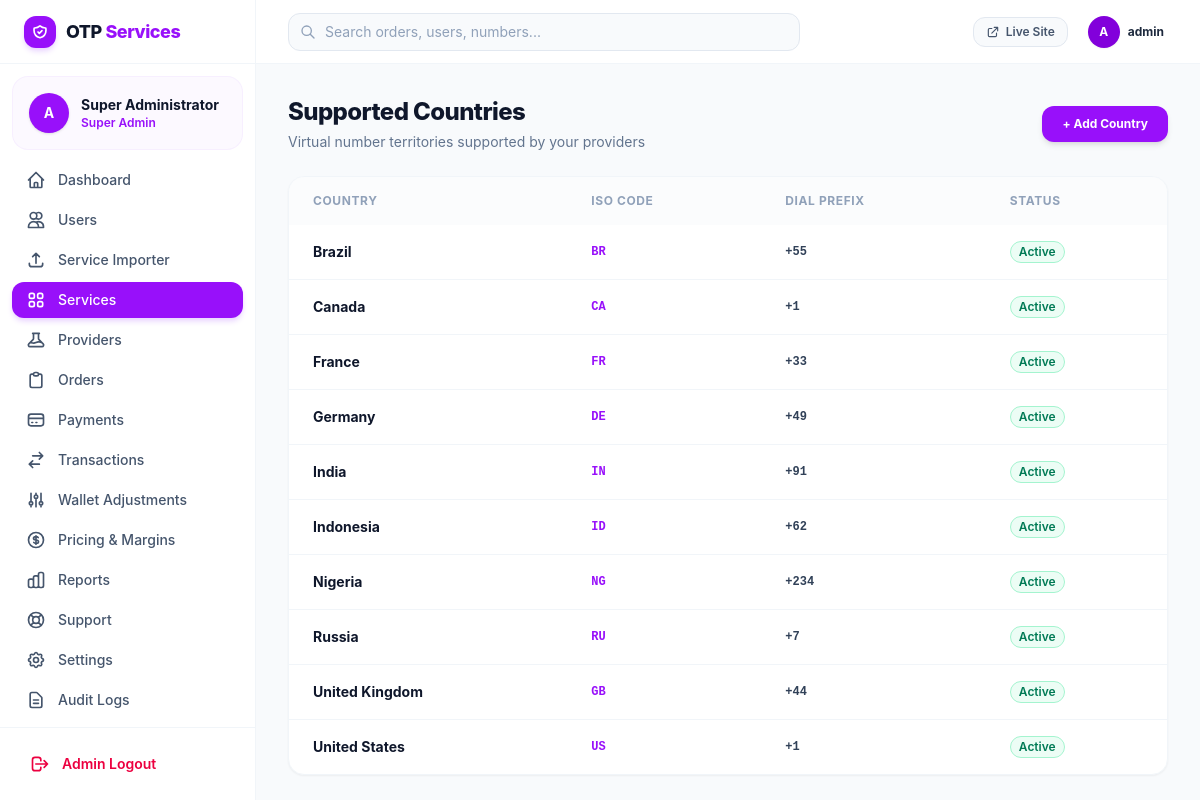
The app's page /admin/countries.php (signed in) with its own data.
### tables this page shows
CREATE TABLE `countries` (
  `id` INT AUTO_INCREMENT PRIMARY KEY,
  `code` VARCHAR(10) NOT NULL UNIQUE,
  `name` VARCHAR(100) NOT NULL,
  `dial_code` VARCHAR(10) NOT NULL,
  `flag_emoji` VARCHAR(20) DEFAULT '',
  `is_active` TINYINT(1) DEFAULT 1,
  INDEX `idx_countries_code` (`code`)
);

### includes/session.php (called while the page is built, shortened)
<?php
function current_admin_id(): ?int {
    return $_SESSION['admin_id'] ?? null;
}
function get_current_admin_data(): ?array {
    $aid = current_admin_id();
    $db = get_db();
    $stmt = $db->prepare("SELECT a.*, r.name as role_name, r.slug as role_slug FROM admins a LEFT JOIN roles r ON r.id = a.role_id WHERE a.id = ? LIMIT 1");
    $stmt->execute([$aid]);
    return $stmt->fetch() ?: null;
}

### admin/includes/auth.php (called while the page is built, shortened)
<?php
require_once __DIR__ . '/../../includes/functions.php';
require_once __DIR__ . '/../../includes/session.php';
$currentAdmin = get_current_admin_data();

### includes/functions.php (called while the page is built, shortened)
<?php
function e(?string $string): string {
    return htmlspecialchars($string ?? '', ENT_QUOTES, 'UTF-8');
}

### admin/countries.php (the view, shortened to what this page needs)
<?php
require_once __DIR__ . '/includes/header.php';
require_once __DIR__ . '/includes/sidebar.php';
$db = get_db();
$countries = $db->query("SELECT * FROM countries ORDER BY name ASC")->fetchAll();
?>
<div class="flex-1 flex flex-col min-w-0 overflow-hidden">
    <?php require_once __DIR__ . '/includes/navbar.php'; ?>
    <main class="flex-1 overflow-y-auto p-4 sm:p-8 bg-slate-50/60" x-data="{ newModal: false }">
        <div class="max-w-5xl mx-auto space-y-6">
            <div class="flex items-center justify-between">
                <div class="space-y-1">
                    <h1 class="text-2xl font-extrabold text-slate-900 tracking-tight">Supported Countries</h1>
                    <p class="text-sm text-slate-500">Virtual number territories supported by your providers</p>
                </div>
                <button type="button" @click="newModal = true" class="px-5 py-2.5 rounded-xl bg-purple-600 text-white font-bold text-xs hover:bg-purple-700 shadow-md">
                    + Add Country
                </button>
            </div>
            <div class="bg-white rounded-2xl border border-slate-100 shadow-xs overflow-hidden">
                <table class="w-full text-left text-sm text-slate-600">
                    <thead class="bg-slate-50/60 text-xs uppercase font-semibold text-slate-400 tracking-wider">
                        <tr>
                            <th class="px-6 py-4">Country</th>
                            <th class="px-6 py-4">ISO Code</th>
                            <th class="px-6 py-4">Dial Prefix</th>
                            <th class="px-6 py-4">Status</th>
                        </tr>
                    </thead>
                    <tbody class="divide-y divide-slate-100">
                        <?php foreach ($countries as $c): ?>
                            <tr class="hover:bg-slate-50/80 transition-colors">
                                <td class="px-6 py-4 font-bold text-slate-900"><?= e($c['name']) ?></td>
                                <td class="px-6 py-4 font-mono text-xs font-bold text-purple-600"><?= e($c['code']) ?></td>
                                <td class="px-6 py-4 font-mono text-xs font-semibold text-slate-700"><?= e($c['dial_code']) ?></td>
                                <td class="px-6 py-4">
                                    <span class="inline-flex items-center px-2 py-0.5 rounded-full text-xs font-semibold bg-emerald-50 text-emerald-700 border border-emerald-200">Active</span>
                                </td>
                            </tr>
                        <?php endforeach; ?>
                    </tbody>
                </table>
            </div>
        </div>
    </main>
</div>
<?php require_once __DIR__ . '/includes/footer.php'; ?>

### admin/includes/sidebar.php (shortened to what this page needs)
<?php
$currentScript = basename($_SERVER['PHP_SELF']);
?>
<aside :class="sidebarOpen ? 'translate-x-0' : '-translate-x-full'" class="fixed inset-y-0 left-0 z-50 w-64 bg-white border-r border-slate-100 flex flex-col justify-between transition-transform duration-200 ease-in-out md:static md:translate-x-0 shrink-0">
    <div class="overflow-y-auto">
        <div class="h-16 flex items-center px-6 border-b border-slate-100">
            <a href="/admin/dashboard.php" class="flex items-center gap-2.5">
                <div class="w-8 h-8 rounded-xl bg-purple-600 flex items-center justify-center text-white shadow-md shadow-purple-200">
                </div>
                <span class="font-extrabold text-lg tracking-tight text-slate-900">OTP <span class="text-purple-600">Services</span></span>
            </a>
        </div>
        <div class="p-4 mx-3 my-3 bg-purple-50/60 rounded-2xl flex items-center gap-3 border border-purple-100/60">
            <div class="w-10 h-10 rounded-full bg-purple-600 text-white font-bold flex items-center justify-center text-sm shadow-sm">
                A
            </div>
            <div class="overflow-hidden">
                <div class="text-sm font-bold text-slate-900 truncate"><?= e($currentAdmin['name']) ?></div>
                <div class="text-xs text-purple-600 font-semibold">Super Admin</div>
            </div>
        </div>
        <nav class="px-3 space-y-1 text-sm font-medium pb-6">
            <a href="/admin/dashboard.php" class="flex items-center gap-3 px-3.5 py-2 rounded-xl transition-colors <?= in_array($currentScript, ['dashboard.php', 'index.php']) ? 'bg-purple-600 text-white shadow-md shadow-purple-200' : 'text-slate-600 hover:bg-slate-50 hover:text-slate-900' ?>">
                <svg class="w-5 h-5 shrink-0" fill="none" viewBox="0 0 24 24" stroke="currentColor"><path stroke-linecap="round" stroke-linejoin="round" stroke-width="2" d="M3 12l2-2m0 0l7-7 7 7M5 10v10a1 1 0 001 1h3m10-11l2 2m-2-2v10a1 1 0 01-1 1h-3m-6 0a1 1 0 001-1v-4a1 1 0 011-1h2a1 1 0 011 1v4a1 1 0 001 1m-6 0h6"/></svg>
                <span>Dashboard</span>
            </a>
            <a href="/admin/users.php" class="flex items-center gap-3 px-3.5 py-2 rounded-xl transition-colors <?= in_array($currentScript, ['users.php', 'user-details.php', 'user-edit.php', 'user-transactions.php']) ? 'bg-purple-600 text-white shadow-md shadow-purple-200' : 'text-slate-600 hover:bg-slate-50 hover:text-slate-900' ?>">
                <svg class="w-5 h-5 shrink-0" fill="none" viewBox="0 0 24 24" stroke="currentColor"><path stroke-linecap="round" stroke-linejoin="round" stroke-width="2" d="M12 4.354a4 4 0 110 5.292M15 21H3v-1a6 6 0 0112 0v1zm0 0h6v-1a6 6 0 00-9-5.197M13 7a4 4 0 11-8 0 4 4 0 018 0z"/></svg>
                <span>Users</span>
            </a>
            <a href="/admin/service-importer.php" class="flex items-center gap-3 px-3.5 py-2 rounded-xl transition-colors <?= in_array($currentScript, ['service-importer.php', 'import-history.php']) ? 'bg-purple-600 text-white shadow-md shadow-purple-200' : 'text-slate-600 hover:bg-slate-50 hover:text-slate-900' ?>">
                <svg class="w-5 h-5 shrink-0" fill="none" viewBox="0 0 24 24" stroke="currentColor"><path stroke-linecap="round" stroke-linejoin="round" stroke-width="2" d="M4 16v1a3 3 0 003 3h10a3 3 0 003-3v-1m-4-8l-4-4m0 0L8 8m4-4v12"/></svg>
                <span>Service Importer</span>
            </a>
            <a href="/admin/services.php" class="flex items-center gap-3 px-3.5 py-2 rounded-xl transition-colors <?= in_array($currentScript, ['services.php', 'service-add.php', 'service-edit.php', 'categories.php', 'countries.php']) ? 'bg-purple-600 text-white shadow-md shadow-purple-200' : 'text-slate-600 hover:bg-slate-50 hover:text-slate-900' ?>">
                <span>Services</span>
            </a>
            <a href="/admin/providers.php" class="flex items-center gap-3 px-3.5 py-2 rounded-xl transition-colors <?= in_array($currentScript, ['providers.php', 'provider-add.php', 'provider-edit.php', 'provider-test.php', 'provider-logs.php']) ? 'bg-purple-600 text-white shadow-md shadow-purple-200' : 'text-slate-600 hover:bg-slate-50 hover:text-slate-900' ?>">
                <span>Providers</span>
            </a>
            <a href="/admin/orders.php" class="flex items-center gap-3 px-3.5 py-2 rounded-xl transition-colors <?= in_array($currentScript, ['orders.php', 'order-details.php']) ? 'bg-purple-600 text-white shadow-md shadow-purple-200' : 'text-slate-600 hover:bg-slate-50 hover:text-slate-900' ?>">
                <svg class="w-5 h-5 shrink-0" fill="none" viewBox="0 0 24 24" stroke="currentColor"><path stroke-linecap="round" stroke-linejoin="round" stroke-width="2" d="M9 5H7a2 2 0 00-2 2v12a2 2 0 002 2h10a2 2 0 002-2V7a2 2 0 00-2-2h-2M9 5a2 2 0 002 2h2a2 2 0 002-2M9 5a2 2 0 012-2h2a2 2 0 012 2"/></svg>
                <span>Orders</span>
            </a>
            <a href="/admin/payments.php" class="flex items-center gap-3 px-3.5 py-2 rounded-xl transition-colors <?= in_array($currentScript, ['payments.php', 'deposit-requests.php', 'refunds.php']) ? 'bg-purple-600 text-white shadow-md shadow-purple-200' : 'text-slate-600 hover:bg-slate-50 hover:text-slate-900' ?>">
                <svg class="w-5 h-5 shrink-0" fill="none" viewBox="0 0 24 24" stroke="currentColor"><path stroke-linecap="round" stroke-linejoin="round" stroke-width="2" d="M3 10h18M7 15h1m4 0h1m-7 4h12a3 3 0 003-3V8a3 3 0 00-3-3H6a3 3 0 00-3 3v8a3 3 0 003 3z"/></svg>
                <span>Payments</span>
            </a>
            <a href="/admin/transactions.php" class="flex items-center gap-3 px-3.5 py-2 rounded-xl transition-colors <?= $currentScript === 'transactions.php' ? 'bg-purple-600 text-white shadow-md shadow-purple-200' : 'text-slate-600 hover:bg-slate-50 hover:text-slate-900' ?>">
                <svg class="w-5 h-5 shrink-0" fill="none" viewBox="0 0 24 24" stroke="currentColor"><path stroke-linecap="round" stroke-linejoin="round" stroke-width="2" d="M8 7h12m0 0l-4-4m4 4l-4 4m0 6H4m0 0l4 4m-4-4l4-4"/></svg>
                <span>Transactions</span>
            </a>
            <a href="/admin/wallet.php" class="flex items-center gap-3 px-3.5 py-2 rounded-xl transition-colors <?= $currentScript === 'wallet.php' ? 'bg-purple-600 text-white shadow-md shadow-purple-200' : 'text-slate-600 hover:bg-slate-50 hover:text-slate-900' ?>">
                <svg class="w-5 h-5 shrink-0" fill="none" viewBox="0 0 24 24" stroke="currentColor"><path stroke-linecap="round" stroke-linejoin="round" stroke-width="2" d="M12 6V4m0 2a2 2 0 100 4m0-4a2 2 0 110 4m-6 8a2 2 0 100-4m0 4a2 2 0 110-4m0 4v2m0-6V4m6 6v10m6-2a2 2 0 100-4m0 4a2 2 0 110-4m0 4v2m0-6V4"/></svg>
                <span>Wallet Adjustments</span>
            </a>
            <a href="/admin/pricing.php" class="flex items-center gap-3 px-3.5 py-2 rounded-xl transition-colors <?= $currentScript === 'pricing.php' ? 'bg-purple-600 text-white shadow-md shadow-purple-200' : 'text-slate-600 hover:bg-slate-50 hover:text-slate-900' ?>">
                <span>Pricing & Margins</span>
            </a>
            <a href="/admin/reports.php" class="flex items-center gap-3 px-3.5 py-2 rounded-xl transition-colors <?= $currentScript === 'reports.php' ? 'bg-purple-600 text-white shadow-md shadow-purple-200' : 'text-slate-600 hover:bg-slate-50 hover:text-slate-900' ?>">
                <span>Reports</span>
            </a>
            <a href="/admin/support.php" class="flex items-center gap-3 px-3.5 py-2 rounded-xl transition-colors <?= in_array($currentScript, ['support.php', 'ticket-details.php']) ? 'bg-purple-600 text-white shadow-md shadow-purple-200' : 'text-slate-600 hover:bg-slate-50 hover:text-slate-900' ?>">
                <span>Support</span>
            </a>
            <a href="/admin/settings.php" class="flex items-center gap-3 px-3.5 py-2 rounded-xl transition-colors <?= in_array($currentScript, ['settings.php', 'website-settings.php', 'payment-settings.php', 'security.php', 'security-settings.php']) ? 'bg-purple-600 text-white shadow-md shadow-purple-200' : 'text-slate-600 hover:bg-slate-50 hover:text-slate-900' ?>">
                <span>Settings</span>
            </a>
            <a href="/admin/audit-logs.php" class="flex items-center gap-3 px-3.5 py-2 rounded-xl transition-colors <?= in_array($currentScript, ['audit-logs.php', 'activity-logs.php']) ? 'bg-purple-600 text-white shadow-md shadow-purple-200' : 'text-slate-600 hover:bg-slate-50 hover:text-slate-900' ?>">
                <svg class="w-5 h-5 shrink-0" fill="none" viewBox="0 0 24 24" stroke="currentColor"><path stroke-linecap="round" stroke-linejoin="round" stroke-width="2" d="M9 12h6m-6 4h6m2 5H7a2 2 0 01-2-2V5a2 2 0 012-2h5.586a1 1 0 01.707.293l5.414 5.414a1 1 0 01.293.707V19a2 2 0 01-2 2z"/></svg>
                <span>Audit Logs</span>
            </a>
        </nav>
    </div>
    <div class="p-4 border-t border-slate-100">
        <a href="/admin/logout.php" class="flex items-center gap-3 px-3.5 py-2.5 rounded-xl text-sm font-semibold text-rose-600 hover:bg-rose-50 transition-colors">
            <svg class="w-5 h-5" fill="none" viewBox="0 0 24 24" stroke="currentColor"><path stroke-linecap="round" stroke-linejoin="round" stroke-width="2" d="M17 16l4-4m0 0l-4-4m4 4H7m6 4v1a3 3 0 01-3 3H6a3 3 0 01-3-3V7a3 3 0 013-3h4a3 3 0 013 3v1"/></svg>
            <span>Admin Logout</span>
        </a>
    </div>
</aside>

### admin/includes/navbar.php (shortened to what this page needs)
<header class="h-16 bg-white border-b border-slate-100 flex items-center justify-between px-4 sm:px-8 shrink-0">
    <div class="flex items-center gap-4 flex-1 max-w-lg">
        <form action="/admin/orders.php" method="GET" class="relative w-full">
            <span class="absolute inset-y-0 left-0 pl-3 flex items-center pointer-events-none text-slate-400">
            </span>
            <input type="text" name="search" placeholder="Search orders, users, numbers..." class="w-full pl-9 pr-4 py-2 bg-slate-50 border border-slate-200 rounded-xl text-sm placeholder:text-slate-400 focus:outline-none focus:ring-2 focus:ring-purple-600/20 focus:border-purple-600 focus:bg-white transition-all">
        </form>
    </div>
    <div class="flex items-center gap-4">
        <a href="/index.php" target="_blank" class="hidden sm:inline-flex items-center gap-1.5 px-3 py-1.5 rounded-xl text-xs font-semibold bg-slate-50 border border-slate-200 text-slate-600 hover:bg-slate-100 transition-colors">
            <svg class="w-3.5 h-3.5" fill="none" viewBox="0 0 24 24" stroke="currentColor"><path stroke-linecap="round" stroke-linejoin="round" stroke-width="2" d="M10 6H6a2 2 0 00-2 2v10a2 2 0 002 2h10a2 2 0 002-2v-4M14 4h6m0 0v6m0-6L10 14"/></svg>
            Live Site
        </a>
        <div class="flex items-center gap-2 p-1">
            <div class="w-8 h-8 rounded-full bg-purple-700 text-white font-bold flex items-center justify-center text-xs shadow-xs">
                A
            </div>
            <span class="text-xs font-bold text-slate-800 hidden sm:inline"><?= e($currentAdmin['username']) ?></span>
        </div>
    </div>
</header>

### records on screen
countries: name "Brazil", code "BR", dial_code "+55"
countries: name "Canada", code "CA", dial_code "+1"
countries: name "France", code "FR", dial_code "+33"
countries: name "Germany", code "DE", dial_code "+49"
countries: name "India", code "IN", dial_code "+91"
countries: name "Indonesia", code "ID", dial_code "+62"
countries: name "Nigeria", code "NG", dial_code "+234"
countries: name "Russia", code "RU", dial_code "+7"
countries: name "United Kingdom", code "GB", dial_code "+44"
countries: name "United States", code "US", dial_code "+1"

### other values on screen
$currentAdmin['name'] "Super Administrator"
$currentAdmin['username'] "admin"
